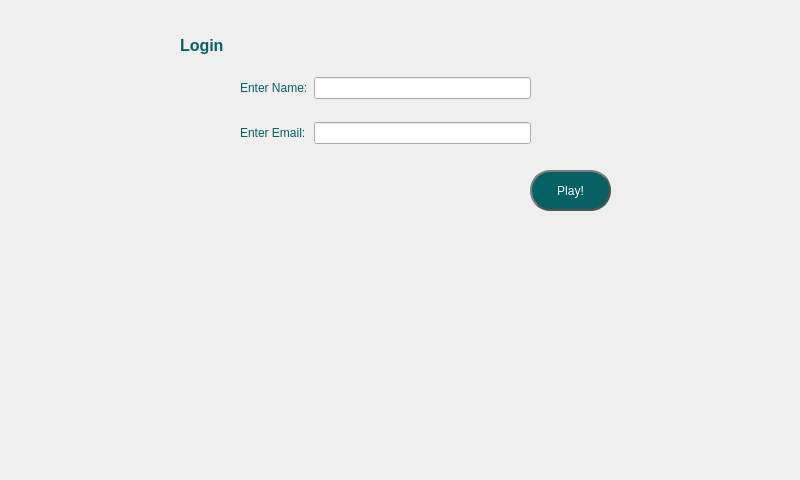
<?xml version="1.0" encoding="UTF-8"?>
<ui version="4.0">
 <class>Name</class>
 <widget class="QMainWindow" name="Name">
  <property name="geometry">
   <rect>
    <x>0</x>
    <y>0</y>
    <width>800</width>
    <height>480</height>
   </rect>
  </property>
  <property name="minimumSize">
   <size>
    <width>800</width>
    <height>480</height>
   </size>
  </property>
  <property name="maximumSize">
   <size>
    <width>800</width>
    <height>480</height>
   </size>
  </property>
  <property name="windowTitle">
   <string>Name</string>
  </property>
  <widget class="QWidget" name="centralwidget">
   <widget class="QPushButton" name="pushButton">
    <property name="geometry">
     <rect>
      <x>530</x>
      <y>170</y>
      <width>81</width>
      <height>41</height>
     </rect>
    </property>
    <property name="styleSheet">
     <string notr="true">border-color: rgb(223, 95, 21);
background-color: rgb(3, 97, 99);
color: rgb(255, 255, 255);
border: 2px solid #555;
    border-radius: 20px;
    border-style: outset;</string>
    </property>
    <property name="text">
     <string>Play!</string>
    </property>
   </widget>
   <widget class="QLabel" name="label">
    <property name="geometry">
     <rect>
      <x>180</x>
      <y>10</y>
      <width>71</width>
      <height>71</height>
     </rect>
    </property>
    <property name="styleSheet">
     <string notr="true">color: rgb(3, 97, 99);</string>
    </property>
    <property name="text">
     <string>&lt;html&gt;&lt;head/&gt;&lt;body&gt;&lt;p&gt;&lt;span style=&quot; font-size:12pt; font-weight:600;&quot;&gt;Login&lt;/span&gt;&lt;/p&gt;&lt;/body&gt;&lt;/html&gt;</string>
    </property>
   </widget>
   <widget class="QWidget" name="gridLayoutWidget">
    <property name="geometry">
     <rect>
      <x>240</x>
      <y>60</y>
      <width>291</width>
      <height>101</height>
     </rect>
    </property>
    <layout class="QGridLayout" name="gridLayout">
     <item row="1" column="0">
      <widget class="QLabel" name="label_3">
       <property name="styleSheet">
        <string notr="true">color: rgb(3, 97, 99);</string>
       </property>
       <property name="text">
        <string>Enter Email:</string>
       </property>
      </widget>
     </item>
     <item row="0" column="0">
      <widget class="QLabel" name="label_2">
       <property name="styleSheet">
        <string notr="true">color: rgb(3, 97, 99);</string>
       </property>
       <property name="text">
        <string>Enter Name:</string>
       </property>
      </widget>
     </item>
     <item row="1" column="1">
      <widget class="QLineEdit" name="EnteredEmail"/>
     </item>
     <item row="0" column="1">
      <widget class="QLineEdit" name="EnteredName"/>
     </item>
    </layout>
   </widget>
   <widget class="QLabel" name="PlayButton">
    <property name="geometry">
     <rect>
      <x>0</x>
      <y>0</y>
      <width>801</width>
      <height>481</height>
     </rect>
    </property>
    <property name="text">
     <string/>
    </property>
    <property name="pixmap">
     <pixmap resource="name.qrc">:/new/prefix1/3.jpg</pixmap>
    </property>
    <property name="scaledContents">
     <bool>true</bool>
    </property>
   </widget>
   <zorder>PlayButton</zorder>
   <zorder>pushButton</zorder>
   <zorder>label</zorder>
   <zorder>gridLayoutWidget</zorder>
  </widget>
 </widget>
 <resources>
  <include location="name.qrc"/>
 </resources>
 <connections/>
</ui>
